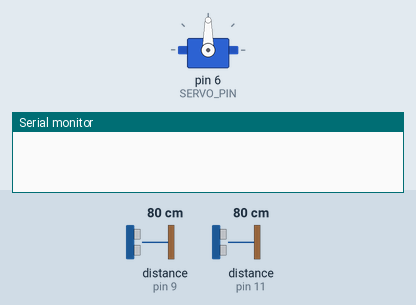
Recording of a program running on a simulated Arduino Uno, built with avr-gcc and run on an emulated ATmega328P. Parts: servo, the last lines printed to the serial monitor. Wiring (inferred from the names in the program): 2 × ultrasonic range finder: trigger pin 8, echo pin 9 / trigger pin 10, echo pin 11. The test bench sets the inputs (shaded band); at power-on: distance to the obstacle (sensors on pin 9, pin 11) 80 cm. The echo pulse lasts 58.3 µs per cm.

Above: at 0.45 s.
1.5 s: distance to the obstacle (sensor on pin 9) set to 2 cm
At 2.1 s:
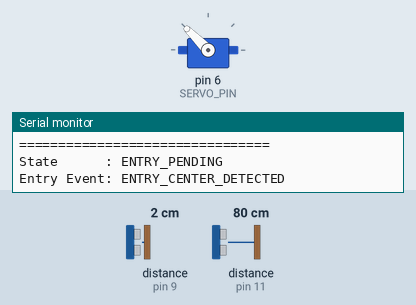
5.0 s: distance to the obstacle (sensor on pin 11) set to 2 cm
At 5.69 s:
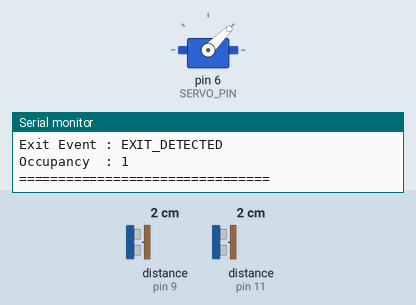
8.5 s: distance to the obstacle (sensor on pin 9) set to 35 cm
Timing chart, 0 to 18.4 s (numbered marks = the images above; inputs shaded):
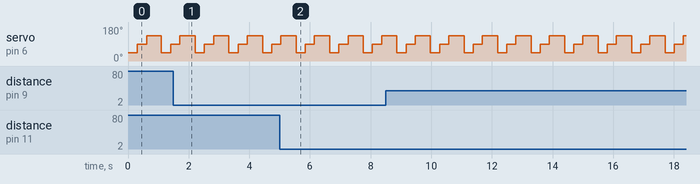

The program:

main.cpp
```cpp
#include <Arduino.h>

#include "gateways/entry_gate.h"
#include "gateways/exit_gate.h"
#include "events/event.h"
#include "events/event_type.h"
#include "occupancy/occupancy_state_machine.h"
#include "occupancy/occupancy_state.h"
#include "occupancy/occupancy_engine.h"

EntryGate entryGate;
ExitGate exitGate;

OccupancyEngine occupancyEngine;

void setup()
{
    Serial.begin(9600);

    entryGate.begin();
    exitGate.begin();
}

void loop()
{
    entryGate.update();
    exitGate.update();

    Event entryEvent = entryGate.getEvent();
    Event exitEvent = exitGate.getEvent();

    occupancyEngine.update(entryEvent);
    occupancyEngine.update(exitEvent);

    Serial.println("================================");

    Serial.print("State      : ");
    Serial.println(
        occupancyStateToString(
            occupancyEngine.getState()
        )
    );

    Serial.print("Entry Event: ");
    Serial.println(
        eventToString(entryEvent.type)
    );

    Serial.print("Exit Event : ");
    Serial.println(
        eventToString(exitEvent.type)
    );

    Serial.print("Occupancy  : ");
    Serial.println(
        occupancyEngine.getOccupancyCount()
    );

    Serial.println("================================");

    delay(100);
}
```

servo_scanner.cpp
```cpp
#include "actuators/servo_scanner.h"
#include "config/roomflow_config.h"

#include <Arduino.h>
#include <Servo.h>

Servo scannerServo;

ServoScanner::ServoScanner(int servoPin) {

    _servoPin = servoPin;
}

void ServoScanner::begin() {

    scannerServo.attach(_servoPin);

    center();
}

void ServoScanner::center() {

    scannerServo.write(SERVO_CENTER_ANGLE);
}

void ServoScanner::moveLeft() {

    scannerServo.write(SERVO_LEFT_ANGLE);
}

void ServoScanner::moveRight() {

    scannerServo.write(SERVO_RIGHT_ANGLE);
}

void ServoScanner::sweep() {

    moveLeft();
    delay(500);

    center();
    delay(500);

    moveRight();
    delay(500);

    center();
}
```

servo_scanner.h
```cpp
#ifndef SERVO_SCANNER_H
#define SERVO_SCANNER_H

class ServoScanner {
    public:
        ServoScanner(int servoPin);

        void begin();

        void center();

        void moveLeft();

        void moveRight();

        void sweep();
    private:
        int _servoPin;

};

#endif;
```

light_controller.cpp
```cpp

```

serial_logger.cpp
```cpp

```

event.cpp
```cpp
#include "events/event.h"

const char* eventToString(EventType type)
{
    switch (type)
    {
        case EventType::ENTRY_LEFT_DETECTED:
            return "ENTRY_LEFT_DETECTED";

        case EventType::ENTRY_CENTER_DETECTED:
            return "ENTRY_CENTER_DETECTED";

        case EventType::ENTRY_RIGHT_DETECTED:
            return "ENTRY_RIGHT_DETECTED";

        case EventType::EXIT_DETECTED:
            return "EXIT_DETECTED";

        default:
            return "NONE";
    }
}
```

event.h
```cpp
#ifndef EVENT_H
#define EVENT_H

#include "events/event_type.h"

struct Event
{
    EventType type = EventType::NONE;
};

const char* eventToString(EventType type);

#endif
```

event_dispatcher.cpp
```cpp

```

event_type.h
```cpp
#ifndef EVENT_TYPE_H
#define EVENT_TYPE_H

enum class EventType
{
    NONE,

    ENTRY_LEFT_DETECTED,
    ENTRY_CENTER_DETECTED,
    ENTRY_RIGHT_DETECTED,

    EXIT_DETECTED
};

#endif
```

entry_gate.cpp
```cpp
#include "gateways/entry_gate.h"
#include "config/roomflow_config.h"

#include <Arduino.h>

EntryGate::EntryGate()
    : _sensor(ENTRY_TRIG_PIN, ENTRY_ECHO_PIN),
      _scanner(SERVO_PIN),
      _leftDistance(-1),
      _centerDistance(-1),
      _rightDistance(-1)
{
}

void EntryGate::begin()
{
    _sensor.begin();
    _scanner.begin();
}

void EntryGate::update()
{
    _scanner.moveLeft();
    delay(SERVO_SETTLE_TIME_MS);
    _leftDistance = _sensor.getDistance();

    _scanner.center();
    delay(SERVO_SETTLE_TIME_MS);
    _centerDistance = _sensor.getDistance();

    _scanner.moveRight();
    delay(SERVO_SETTLE_TIME_MS);
    _rightDistance = _sensor.getDistance();
}

float EntryGate::getLeftDistance() const
{
    return _leftDistance;
}

float EntryGate::getCenterDistance() const
{
    return _centerDistance;
}

float EntryGate::getRightDistance() const
{
    return _rightDistance;
}

Event EntryGate::getEvent() const
{
    Event event;

    event.type = EventType::NONE;

    if (_leftDistance >= 0 &&
        _leftDistance < ENTRY_THRESHOLD_CM)
    {
        event.type = EventType::ENTRY_LEFT_DETECTED;
    }
    else if (_centerDistance >= 0 &&
             _centerDistance < ENTRY_THRESHOLD_CM)
    {
        event.type = EventType::ENTRY_CENTER_DETECTED;
    }
    else if (_rightDistance >= 0 &&
             _rightDistance < ENTRY_THRESHOLD_CM)
    {
        event.type = EventType::ENTRY_RIGHT_DETECTED;
    }

    return event;
}
```

entry_gate.h
```cpp
#ifndef ENTRY_GATE_H
#define ENTRY_GATE_H

#include "sensors/entry_gate_sensor.h"
#include "actuators/servo_scanner.h"
#include "events/event.h"

class EntryGate
{
public:
    EntryGate();

    void begin();

    void update();

    // Getters
    float getLeftDistance() const;
    float getCenterDistance() const;
    float getRightDistance() const;

    Event getEvent() const;

private:
    EntryGateSensor _sensor;
    ServoScanner _scanner;

    float _leftDistance;
    float _centerDistance;
    float _rightDistance;
};

#endif
```

exit_gate.cpp
```cpp
#include "gateways/exit_gate.h"
#include "config/roomflow_config.h"

ExitGate::ExitGate()
    : _sensor(EXIT_TRIG_PIN, EXIT_ECHO_PIN),
      _distance(-1)
{
}

void ExitGate::begin()
{
    _sensor.begin();
}

void ExitGate::update()
{
    _distance = _sensor.getDistance();
}

float ExitGate::getDistance() const
{
    return _distance;
}

Event ExitGate::getEvent() const
{
    Event event;

    event.type = EventType::NONE;

    if (_distance >= 0 &&
        _distance < EXIT_THRESHOLD_CM)
    {
        event.type = EventType::EXIT_DETECTED;
    }

    return event;
}
```

exit_gate.h
```cpp
#ifndef EXIT_GATE_H
#define EXIT_GATE_H

#include "sensors/exit_gate_sensor.h"
#include "events/event.h"

class ExitGate
{
public:
    ExitGate();

    void begin();

    void update();

    float getDistance() const;

    Event getEvent() const;

private:
    ExitGateSensor _sensor;

    float _distance;
};

#endif
```

occupancy_action.cpp
```cpp
#include "occupancy/occupancy_action.h"

const char* occupancyActionToString(
    OccupancyAction action)
{
    switch(action)
    {
        case OccupancyAction::PERSON_ENTERED:
            return "PERSON_ENTERED";

        case OccupancyAction::PERSON_EXITED:
            return "PERSON_EXITED";

        default:
            return "NONE";
    }
}
```

occupancy_action.h
```cpp
#ifndef OCCUPANCY_ACTION_H
#define OCCUPANCY_ACTION_H

enum class OccupancyAction
{
    NONE,

    PERSON_ENTERED,

    PERSON_EXITED
};

const char* occupancyActionToString(
    OccupancyAction action
);

#endif
```

occupancy_counter.cpp
```cpp

```

occupancy_engine.cpp
```cpp
#include "occupancy/occupancy_engine.h"

OccupancyEngine::OccupancyEngine()
{
    _occupancyCount = 0;
}

void OccupancyEngine::update(const Event& event)
{
    _stateMachine.update(event);

    OccupancyAction action = _stateMachine.getAction();

    switch(action)
    {
        case OccupancyAction::PERSON_ENTERED:

            _occupancyCount++;

            break;

        case OccupancyAction::PERSON_EXITED:

            if(_occupancyCount > 0)
            {
                _occupancyCount--;
            }

            break;

        default:
            break;
    }
}

int OccupancyEngine::getOccupancyCount() const
{
    return _occupancyCount;
}

OccupancyState OccupancyEngine::getState() const
{
    return _stateMachine.getState();
}
```

occupancy_engine.h
```cpp
#ifndef OCCUPANCY_ENGINE_H
#define OCCUPANCY_ENGINE_H

#include "events/event.h"
#include "occupancy/occupancy_state_machine.h"
#include "occupancy/occupancy_state.h"

class OccupancyEngine
{
public:
    OccupancyEngine();

    void update(const Event& event);

    int getOccupancyCount() const;

    OccupancyState getState() const;

private:
    OccupancyStateMachine _stateMachine;

    int _occupancyCount;
};

#endif
```

occupancy_state.cpp
```cpp
#include "occupancy/occupancy_state.h"

const char* occupancyStateToString(OccupancyState state)
{
    switch (state)
    {
        case OccupancyState::IDLE:
            return "IDLE";

        case OccupancyState::ENTRY_PENDING:
            return "ENTRY_PENDING";

        case OccupancyState::EXIT_PENDING:
            return "EXIT_PENDING";

        default:
            return "UNKNOWN";
    }
}
```

occupancy_state.h
```cpp
#ifndef OCCUPANCY_STATE_H
#define OCCUPANCY_STATE_H

enum class OccupancyState
{
    IDLE,

    ENTRY_PENDING,

    EXIT_PENDING
};

const char* occupancyStateToString(OccupancyState state);

#endif
```

occupancy_state_machine.cpp
```cpp
#include "occupancy/occupancy_state_machine.h"

OccupancyStateMachine::OccupancyStateMachine()
{
    _state = OccupancyState::IDLE;
    _action = OccupancyAction::NONE;
}

void OccupancyStateMachine::update(const Event& event)
{

    _action = OccupancyAction::NONE;

    switch (_state)
    {
        case OccupancyState::IDLE:

            switch (event.type)
            {
                case EventType::ENTRY_LEFT_DETECTED:
                case EventType::ENTRY_CENTER_DETECTED:
                case EventType::ENTRY_RIGHT_DETECTED:

                    _state = OccupancyState::ENTRY_PENDING;
                    break;

                case EventType::EXIT_DETECTED:

                    _state = OccupancyState::EXIT_PENDING;
                    break;

                default:
                    break;
            }

            break;

        case OccupancyState::ENTRY_PENDING:

            if(event.type == EventType::EXIT_DETECTED)
            {
                _state = OccupancyState::IDLE;

                _action = OccupancyAction::PERSON_ENTERED;
            }

            break;

        case OccupancyState::EXIT_PENDING:

            if(event.type == EventType::ENTRY_LEFT_DETECTED ||
               event.type == EventType::ENTRY_CENTER_DETECTED ||
               event.type == EventType::ENTRY_RIGHT_DETECTED)
            {
                _state = OccupancyState::IDLE;

                _action = OccupancyAction::PERSON_EXITED;
            }

            break;
    }
}

OccupancyState OccupancyStateMachine::getState() const
{
    return _state;
}

OccupancyAction OccupancyStateMachine::getAction() const
{
    return _action;
}
```

occupancy_state_machine.h
```cpp
#ifndef OCCUPANCY_STATE_MACHINE_H
#define OCCUPANCY_STATE_MACHINE_H

#include "events/event.h"
#include "occupancy/occupancy_state.h"
#include "occupancy/occupancy_action.h"

class OccupancyStateMachine
{
public:
    OccupancyStateMachine();

    void update(const Event& event);

    OccupancyState getState() const;

    OccupancyAction getAction() const;

private:
    OccupancyState _state;

    OccupancyAction _action;
};

#endif
```

entry_gate_sensor.cpp
```cpp
#include "entry_gate_sensor.h"
#include "config/roomflow_config.h"
#include <Arduino.h>

// Constructor defination
EntryGateSensor::EntryGateSensor(int trigPin, int echoPin) {
    _trigPin = trigPin;
    _echoPin = echoPin;
}

// begin() defination
void EntryGateSensor::begin() {
    pinMode(_trigPin, OUTPUT);
    pinMode(_echoPin, INPUT);

    digitalWrite(_trigPin, LOW);
}

// getDistance() defination
float EntryGateSensor::getDistance() {

    // Clear trigger pin
    digitalWrite(_trigPin, LOW);
    delayMicroseconds(2);

    // Send 10us pulse
    digitalWrite(_trigPin, HIGH);
    delayMicroseconds(10);
    digitalWrite(_trigPin, LOW);

    // Read echo duration
    long duration = pulseIn(_echoPin, HIGH);

    if(duration == 0) {
        return -1;
    }

    //Convert to cm
    float distance = duration * 0.0343 / 2.0;
    return distance;

}

bool EntryGateSensor::isTriggered()
{
    float distance = getDistance();

    if(distance < 0)
    {
        return false;
    }

    return distance < ENTRY_THRESHOLD_CM;
}
```

entry_gate_sensor.h
```cpp
#ifndef ENTRY_GATE_SENSOR_H
#define ENTRY_GATE_SENSOR_H

class EntryGateSensor {
    public:
        EntryGateSensor(int trigPin, int echoPin);

        void begin();

        float getDistance();

        bool isTriggered();

    private:
        int _trigPin;
        int _echoPin;
};

#endif;
```

exit_gate_sensor.cpp
```cpp
#include "exit_gate_sensor.h"
#include "config/roomflow_config.h"

#include <Arduino.h>

// Constructor definition
ExitGateSensor::ExitGateSensor(int trigPin, int echoPin)
{
    _trigPin = trigPin;
    _echoPin = echoPin;
}

// begin() definition
void ExitGateSensor::begin()
{
    pinMode(_trigPin, OUTPUT);
    pinMode(_echoPin, INPUT);

    digitalWrite(_trigPin, LOW);
}

// getDistance() definition
float ExitGateSensor::getDistance()
{
    // Clear trigger pin
    digitalWrite(_trigPin, LOW);
    delayMicroseconds(2);

    // Send 10us pulse
    digitalWrite(_trigPin, HIGH);
    delayMicroseconds(10);
    digitalWrite(_trigPin, LOW);

    // Read echo duration
    long duration = pulseIn(_echoPin, HIGH);

    if (duration == 0)
    {
        return -1;
    }

    // Convert to centimeters
    float distance = duration * 0.0343 / 2.0;

    return distance;
}

// isTriggered() definition
bool ExitGateSensor::isTriggered()
{
    float distance = getDistance();

    if (distance < 0)
    {
        return false;
    }

    return distance < EXIT_THRESHOLD_CM;
}
```

exit_gate_sensor.h
```cpp
#ifndef EXIT_GATE_SENSOR_H
#define EXIT_GATE_SENSOR_H

class ExitGateSensor
{
public:
    ExitGateSensor(int trigPin, int echoPin);

    void begin();

    float getDistance();

    bool isTriggered();

private:
    int _trigPin;
    int _echoPin;
};

#endif
```

roomflow_config.h
```cpp
#ifndef ROOMFLOW_CONFIG_H
#define ROOMFLOW_CONFIG_H

// Entry Gate Sensor
#define ENTRY_TRIG_PIN 8
#define ENTRY_ECHO_PIN 9
#define ENTRY_THRESHOLD_CM 20

// Servo Scanner
#define SERVO_PIN 6

#define SERVO_LEFT_ANGLE 45
#define SERVO_CENTER_ANGLE 90
#define SERVO_RIGHT_ANGLE 135

#define SERVO_SETTLE_TIME_MS 300

// Exit Gate Sensor
#define EXIT_TRIG_PIN 10
#define EXIT_ECHO_PIN 11
#define EXIT_THRESHOLD_CM 20

#endif
```

Measured:
- by itself, servo on pin 6 (SERVO_PIN): repeats every 1.1 s: 90° 0.30 s, 135° 0.50 s, 45° 0.30 s
